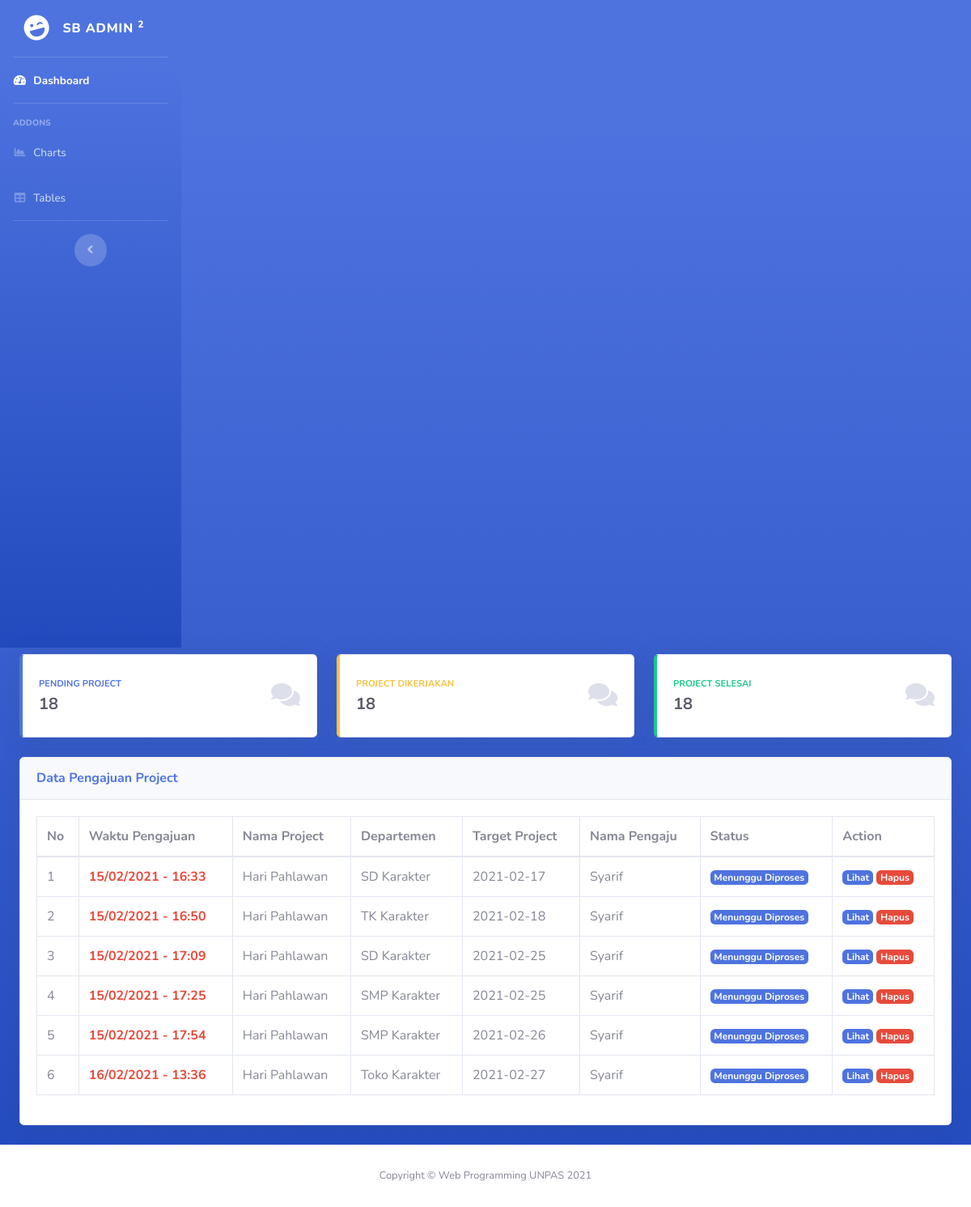
Screenshot of /index.php/admin with the database file from the repository.
### tables this page shows
CREATE TABLE `pengajuan` (
  `id` int(11) NOT NULL,
  `nama` varchar(120) NOT NULL,
  `id_departemen` int(11) NOT NULL,
  `nama_project` varchar(255) NOT NULL,
  `deskripsi` text NOT NULL,
  `storyboard` text NOT NULL,
  `target_project` varchar(255) NOT NULL,
  `link` text NOT NULL,
  `id_jenis_project` longtext NOT NULL,
  `waktu_pengajuan` int(11) NOT NULL,
  `status` enum('Menunggu Diproses','Sedang Dikerjakan','Selesai') NOT NULL
);

CREATE TABLE `departemen` (
  `id_departemen` int(11) NOT NULL,
  `nama_departemen` varchar(255) NOT NULL
);

### application/controllers/Admin.php (called while the page is built, shortened)
<?php
class Admin extends CI_Controller
{
	public function __construct()
	{
		$this->load->library('form_validation');
	}
	public function index()
	{
		$data = array(
			'title' => "Admin",
			'departemen' => $this->db->get('departemen')->result_array(),
			'jenis_project' => $this->db->get('project')->result_array(),
		);
		$this->load->model('Pengajuan_model', 'pengajuan');
		$data['pengajuan'] = $this->pengajuan->getPengajuan();
		$this->load->view('templates/header', $data);
		$this->load->view('templates/sidebar', $data);
		$this->load->view('dashboard', $data);
		$this->load->view('templates/footer', $data);
	}
}

### index.php (called while the page is built, shortened)
<?php
require_once BASEPATH.'core/CodeIgniter.php';

### application/models/pengajuan_model.php (called while the page is built, shortened)
<?php
class Pengajuan_model extends CI_Model
{
    public function getPengajuan()
    {
        $query = "SELECT * FROM `pengajuan` JOIN `departemen`
                  ON `pengajuan`.`id_departemen` = `departemen`.`id_departemen`
                ";
        return $this->db->query($query)->result_array();
    }
}

### application/views/dashboard.php (the view, shortened to what this page needs)
    <div class="container-fluid">
        <div class="row mt-2">
            <div class="col-xl-4 col-md-6 mb-4">
                <div class="card border-left-primary shadow h-100 py-2">
                    <div class="card-body">
                        <div class="row no-gutters align-items-center">
                            <div class="col mr-2">
                                <div class="text-xs font-weight-bold text-primary text-uppercase mb-1">
                                Pending Project</div>
                                <div class="h5 mb-0 font-weight-bold text-gray-800">18</div>
                            </div>
                            <div class="col-auto">
                                <i class="fas fa-comments fa-2x text-gray-300"></i>
                            </div>
                        </div>
                    </div>
                </div>
            </div>
            <div class="col-xl-4 col-md-6 mb-4">
            <div class="card border-left-warning shadow h-100 py-2">
                <div class="card-body">
                    <div class="row no-gutters align-items-center">
                        <div class="col mr-2">
                            <div class="text-xs font-weight-bold text-warning text-uppercase mb-1">
                            Project Dikerjakan</div>
                            <div class="h5 mb-0 font-weight-bold text-gray-800">18</div>
                        </div>
                        <div class="col-auto">
                            <i class="fas fa-comments fa-2x text-gray-300"></i>
                        </div>
                    </div>
                </div>
            </div>
        </div>
        <div class="col-xl-4 col-md-6 mb-4">
        <div class="card border-left-success shadow h-100 py-2">
            <div class="card-body">
                <div class="row no-gutters align-items-center">
                    <div class="col mr-2">
                        <div class="text-xs font-weight-bold text-success text-uppercase mb-1">
                        Project Selesai</div>
                        <div class="h5 mb-0 font-weight-bold text-gray-800">18</div>
                    </div>
                    <div class="col-auto">
                        <i class="fas fa-comments fa-2x text-gray-300"></i>
                    </div>
                </div>
            </div>
        </div>
    </div>
</div>
<div class="card shadow mb-4">
    <div class="card-header py-3">
        <h6 class="m-0 font-weight-bold text-primary">Data Pengajuan Project</h6>
    </div>
    <div class="card-body">
        <div class="table-responsive">
            <table class="table table-bordered pengajuan" id="dataTable" width="100%" cellspacing="0">
                <thead>
                    <tr>
                        <th>No</th>
                        <th>Waktu Pengajuan</th>
                        <th>Nama Project</th>
                        <th>Departemen</th>
                        <th>Target Project</th>
                        <th>Nama Pengaju</th>
                        <th>Status</th>
                        <th>Action</th>
                    </tr>
                </thead>
                <tbody>
                    <?php $no=1; ?>
                    <?php foreach ($pengajuan as $row): ?>
                    <tr>
                        <td><?= $no++ ?></td>
                        <td><b class="text-danger"><?= date('d/m/Y - H:i', $row['waktu_pengajuan']); ?></b></td>
                        <td><?= $row['nama_project'] ?></td>
                        <td><?= $row['nama_departemen'] ?></td>
                        <td><?= $row['target_project'] ?></td>
                        <td><?= $row['nama'] ?></td>
                        <td><span class="badge badge-primary"><?= $row['status'] ?></span></td>
                        <td>
                            <a href="<?= base_url('admin/viewdata/').$row['id']?>"><span class="badge badge-primary">Lihat</span></a>
                            <a href=""><span class="badge badge-danger">Hapus</span></a>
                        </td>
                    </tr>
                    <?php endforeach ?>
                </tbody>
            </table>
        </div>
    </div>
</div>
</div>

### rows the page displays
pengajuan: waktu_pengajuan "15/02/2021 - 16:33", nama_project "Hari Pahlawan", id_departemen.nama_departemen "SD Karakter", target_project "2021-02-17", nama "Syarif", status "Menunggu Diproses"
pengajuan: waktu_pengajuan "15/02/2021 - 16:50", nama_project "Hari Pahlawan", id_departemen.nama_departemen "TK Karakter", target_project "2021-02-18", nama "Syarif", status "Menunggu Diproses"
pengajuan: waktu_pengajuan "15/02/2021 - 17:09", nama_project "Hari Pahlawan", id_departemen.nama_departemen "SD Karakter", target_project "2021-02-25", nama "Syarif", status "Menunggu Diproses"
pengajuan: waktu_pengajuan "15/02/2021 - 17:25", nama_project "Hari Pahlawan", id_departemen.nama_departemen "SMP Karakter", target_project "2021-02-25", nama "Syarif", status "Menunggu Diproses"
pengajuan: waktu_pengajuan "15/02/2021 - 17:54", nama_project "Hari Pahlawan", id_departemen.nama_departemen "SMP Karakter", target_project "2021-02-26", nama "Syarif", status "Menunggu Diproses"
pengajuan: waktu_pengajuan "16/02/2021 - 13:36", nama_project "Hari Pahlawan", id_departemen.nama_departemen "Toko Karakter", target_project "2021-02-27", nama "Syarif", status "Menunggu Diproses"
